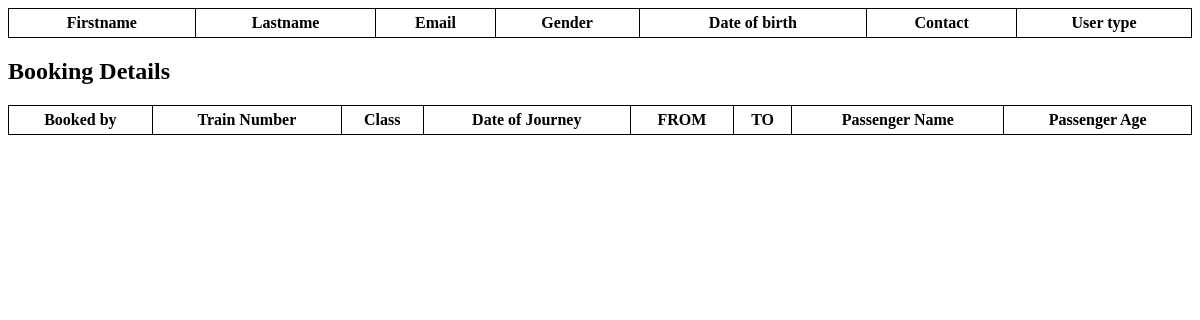
/getuser.php?u_name=adminharsh, run on an earlier commit of the app's database.
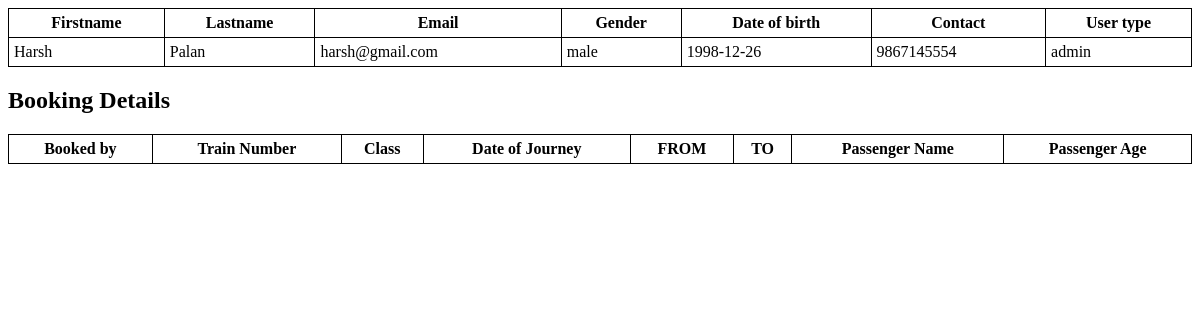
And on a later commit of the database.
### tables this page shows
CREATE TABLE `users` (
  `f_name` varchar(50) NOT NULL,
  `l_name` varchar(50) NOT NULL,
  `email` varchar(50) NOT NULL,
  `password` varchar(20) NOT NULL,
  `gender` varchar(10) NOT NULL,
  `marital` varchar(10) NOT NULL,
  `dob` varchar(20) NOT NULL,
  `mobile` bigint(10) NOT NULL,
  `ques` varchar(100) NOT NULL,
  `ans` varchar(100) NOT NULL,
  `usertype` varchar(5) NOT NULL,
  `u_name` varchar(25) DEFAULT NULL
);

### getuser.php (the view, shortened to what this page needs)
<!DOCTYPE html>
<html>
<head>
</head>
<body>
<?php
$u_name = strval($_GET['u_name']);
require ('firstimport.php');
mysqli_select_db($conn,"$db_name")or die("cannot select DB");
$tbl_name="users";
$sql="SELECT * FROM $tbl_name WHERE u_name = '$u_name'";
$result = mysqli_query($conn,$sql) or die("Error: " . mysqli_error($conn));;
echo "<table>
<tr>
<th>Firstname</th>
<th>Lastname</th>
<th>Email</th>
<th>Gender</th>
<th>Date of birth</th>
<th>Contact</th>
<th>User type</th>
</tr>";
while($row = mysqli_fetch_array($result)) {
    echo "<tr>";
    echo "<td>" . $row['f_name'] . "</td>";
    echo "<td>" . $row['l_name'] . "</td>";
    echo "<td>" . $row['email'] . "</td>";
    echo "<td>" . $row['gender'] . "</td>";
    echo "<td>" . $row['dob'] . "</td>";
    echo "<td>" . $row['mobile'] . "</td>";
    echo "<td>" . $row['usertype'] . "</td>";
    echo "</tr>";
}
echo "</table>";
?>
<h2> Booking Details</h2>
<?php
echo "<table>
<tr>
<th>Booked by</th>
<th>Train Number</th>
<th>Class</th>
<th>Date of Journey</th>
<th>FROM</th>
<th>TO</th>
<th>Passenger Name</th>
<th>Passenger Age</th>
</tr>";
echo "</table>";
 ?>
</body>
</html>

### getuser.php (style rules this page uses)
table { width: 100%; border-collapse: collapse; }
table, td, th { border: 1px solid black; padding: 5px; }
th { text-align: center; }

What changed in the data, as far as the page shows it:
added users: f_name "Harsh", l_name "Palan", email "harsh@gmail.com", gender "male", dob "1998-12-26", mobile "9867145554", usertype "admin"
